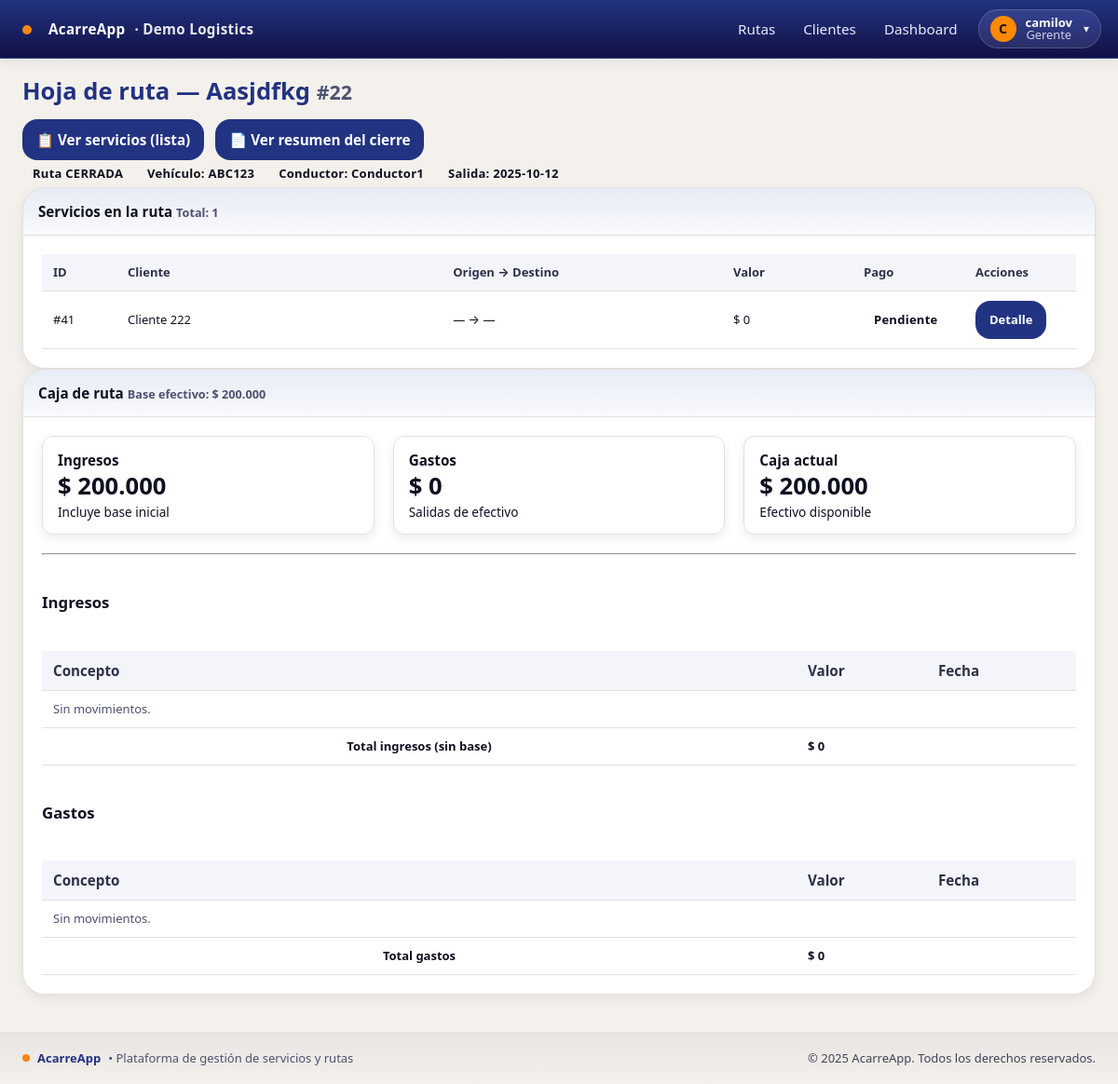
Screenshot of /rutas/22/hoja/ (signed in) with the database file from the repository.
### empresa/models.py (models this page shows, shortened)
class Empresa(models.Model):
    nombre = models.CharField(max_length=120, unique=True)
    slug = models.SlugField(max_length=60, unique=True)
    nit = models.CharField(max_length=30, blank=True)
    activa = models.BooleanField(default=True)
    created_at = models.DateTimeField(auto_now_add=True)

class Vehiculo(models.Model):
    empresa = models.ForeignKey(Empresa, on_delete=models.PROTECT)
    placa = models.CharField(max_length=15)
    marca = models.CharField(max_length=60, blank=True)
    modelo = models.CharField(max_length=60, blank=True)
    activo = models.BooleanField(default=True)
    class Meta:
        unique_together = [('empresa','placa')]
        ordering = ['placa']

class Cliente(models.Model):
    empresa = models.ForeignKey(Empresa, on_delete=models.PROTECT)
    nombre = models.CharField(max_length=120)
    contacto = models.CharField(max_length=120, blank=True)
    telefono = models.CharField(max_length=50, blank=True)
    direccion = models.CharField(max_length=200, blank=True)
    activo = models.BooleanField(default=True)
    class Meta:
        unique_together = [('empresa','nombre')]
        ordering = ['nombre']

### usuarios/models.py (models this page shows, shortened)
class UserProfile(models.Model):
    user = models.OneToOneField(User, on_delete=models.CASCADE)
    empresa = models.ForeignKey(Empresa, on_delete=models.PROTECT, null=True)
    rol = models.CharField(max_length=20, choices=[('GERENTE','Gerente'),('CONDUCTOR','Conductor')])

### rutas/models.py (models this page shows, shortened)
class Ruta(models.Model):
    empresa = models.ForeignKey(Empresa, on_delete=models.CASCADE)
    fecha_salida = models.DateField()
    vehiculo = models.ForeignKey(Vehiculo, on_delete=models.PROTECT)
    conductor = models.ForeignKey(User, on_delete=models.PROTECT)
    base_efectivo = models.DecimalField(max_digits=10, decimal_places=2, default=200000)
    estado = models.CharField(max_length=20, choices=[('ACTIVA', 'Activa'), ('CERRADA', 'Cerrada')], default='ACTIVA')
    nombre = models.CharField(max_length=150, blank=True, help_text="Ej: Jardin - Medellin - Jardin")
    created_at = models.DateTimeField(auto_now_add=True)

### servicios/models.py (models this page shows, shortened)
class Servicio(models.Model):
    PENDIENTE = 'PEND'
    ANTICIPO = 'ANT'
    PAGADO = 'PAG'
    ESTADOS = [(PENDIENTE,'Pendiente'), (ANTICIPO,'Recibir anticipo'), (PAGADO,'Pagado')]
    cliente = models.ForeignKey('empresa.Cliente', on_delete=models.PROTECT)
    ruta = models.ForeignKey('rutas.Ruta', on_delete=models.CASCADE, related_name='servicios')
    valor = models.PositiveIntegerField(default=0)
    estado_pago = models.CharField(max_length=4, choices=ESTADOS, default=PENDIENTE)
    anticipo = models.PositiveIntegerField(default=0)
    origen = models.CharField(max_length=200, blank=True)
    destino = models.CharField(max_length=200, blank=True)
    notas = models.TextField(blank=True)
    recogido = models.BooleanField(default=False)
    entregado = models.BooleanField(default=False)
    recogido_en = models.DateTimeField(null=True, blank=True)
    lat_recogida = models.FloatField(null=True, blank=True)
    lon_recogida = models.FloatField(null=True, blank=True)
    entregado_en = models.DateTimeField(null=True, blank=True)
    lat_entrega = models.FloatField(null=True, blank=True)
    lon_entrega = models.FloatField(null=True, blank=True)
    orden = models.PositiveIntegerField(default=0, db_index=True)
    cantidad = models.PositiveIntegerField(
        default=1,
        validators=[MinValueValidator(1)],
        help_text="Número de unidades asociadas al servicio (mínimo 1)."
    )
    class Meta:
        ordering = ['ruta', 'orden', 'id']
    @property
    def saldo_cartera(self):
        if self.estado_pago == self.PAGADO:
            return 0
        if self.estado_pago == self.PENDIENTE:
            return self.valor
        return max(self.valor - self.anticipo, 0)

### rutas/views.py (the view)
# urls.py: path('<int:pk>/hoja/', views.RutaDetailView.as_view(), name='hoja'),   # ⬅️ hoja de ruta
@method_decorator(login_required, name='dispatch')
class RutaDetailView(DetailView):
    model = Ruta
    template_name = 'rutas/detail.html'
    context_object_name = 'ruta'
    def get_queryset(self):
        emp = get_current_empresa()
        qs = Ruta.objects.filter(empresa=emp).select_related('vehiculo', 'conductor')
        if is_conductor(self.request.user):
            qs = qs.filter(conductor=self.request.user)
        return qs
    def dispatch(self, request, *args, **kwargs):
        self.object = self.get_object()
        if is_conductor(request.user) and self.object.estado != 'ACTIVA':
            messages.warning(request, 'Esta ruta ya fue cerrada.')
            return redirect('rutas:list')
        return super().dispatch(request, *args, **kwargs)
    def get_context_data(self, **kwargs):
        ctx = super().get_context_data(**kwargs)
        ruta = self.object
        servicios = ruta.servicios.select_related('cliente').order_by('orden', 'id')
        tot_servicios = servicios.count()
        valor_total = sum(s.valor for s in servicios)
        total_cobrado = sum(s.valor for s in servicios if s.estado_pago == 'PAG')
        total_pendiente = sum(getattr(s, 'saldo_cartera', 0) for s in servicios)
        movs = ruta.movimientos.all().order_by('-timestamp')
        total_gastos = sum(m.valor for m in movs if m.tipo == 'GASTO')
        total_ingresos = ruta.base_efectivo + sum(m.valor for m in movs if m.tipo == 'INGRESO')
        disponible = total_ingresos - total_gastos
        utilidad_neta = total_cobrado - total_gastos
        base = ruta.base_efectivo or 0
        ingresos_sin_base = (total_ingresos or 0) - base
        ctx.update({
            'servicios': servicios,
            'movimientos': movs,
            'tot_servicios': tot_servicios,
            'valor_total': valor_total,
            'total_cobrado': total_cobrado,
            'total_pendiente': total_pendiente,
            'total_gastos': total_gastos,
            'total_ingresos': total_ingresos,
            'disponible': disponible,
            'utilidad_neta': utilidad_neta,
            'ingresos_sin_base': ingresos_sin_base,   # ← aquí
            'es_gerente': is_gerente(self.request.user),
            'es_conductor': is_conductor(self.request.user),
            'add_servicio_url': reverse('servicios:crear') + f'?ruta={ruta.pk}',
        })
        return ctx

### templates/rutas/detail.html (shortened to what this page needs)
{% extends "base.html" %}
{% load formatting %}
{% load humanize %}
{% block content %}
<div class="d-flex justify-content-between align-items-center mb-3">
  <h1 class="m-0">
    Hoja de ruta — {{ ruta.nombre|default:"(sin nombre)" }} <small class="text-muted">#{{ ruta.id }}</small>
  </h1>
  <div class="actions-inline">
    <a class="btn btn-outline-primary" href="{% url 'servicios:por_ruta' ruta.id %}">📋 Ver servicios (lista)</a>
    {% if user.is_superuser or user.is_staff %}
      {% if ruta.estado == "ACTIVA" %}
        <form method="post"
              action="{% url 'rutas:cerrar' ruta.id %}"
              onsubmit="return confirm('¿Seguro que quieres cerrar la ruta #{{ ruta.id }}? Ya no se podrán operar servicios y se generará el cierre.');">
          {% csrf_token %}
          <button class="btn btn-outline-danger">🔒 Cerrar ruta</button>
        </form>
      {% else %}
        <a class="btn btn-outline-dark" href="{% url 'rutas:cierre_resumen' ruta.id %}">📄 Ver resumen del cierre</a>
      {% endif %}
    {% endif %}
  </div>
</div>
<div class="mb-3">
  {% if ruta.estado == "ACTIVA" %}
    <span class="badge text-bg-success">Ruta ACTIVA</span>
  {% else %}
    <span class="badge text-bg-secondary">Ruta CERRADA</span>
  {% endif %}
  {% if ruta.vehiculo %}
    <span class="badge text-bg-light text-dark">
      Vehículo: {% firstof ruta.vehiculo.placa ruta.vehiculo|stringformat:"s" "—" %}
    </span>
  {% endif %}
  {% if ruta.conductor %}
    <span class="badge text-bg-light text-dark">
      Conductor: {% firstof ruta.conductor.get_full_name ruta.conductor.username "—" %}
    </span>
  {% endif %}
  {% if ruta.fecha_salida %}
    <span class="badge text-bg-light text-dark">Salida: {{ ruta.fecha_salida|date:"Y-m-d" }}</span>
  {% endif %}
</div>
<div class="row g-3">
  <div class="col-lg-7">
    <div class="card shadow-sm h-100">
      <div class="card-header d-flex justify-content-between align-items-center">
        <span>Servicios en la ruta</span>
        <small class="text-muted">Total: {{ servicios|length }}</small>
      </div>
      <div class="card-body p-0">
        <div class="table-responsive">
          <table class="table table-striped table-hover align-middle mb-0">
            <thead class="table-light">
              <tr>
                <th class="text-center" style="width:80px;">ID</th>
                <th style="min-width:160px;">Cliente</th>
                <th>Origen → Destino</th>
                <th class="text-end" style="width:140px;">Valor</th>
                <th class="text-center" style="width:120px;">Pago</th>
                <th class="text-center" style="width:120px;">Acciones</th>
              </tr>
            </thead>
            <tbody id="sortable-servicios">
              {% for s in servicios %}
              <tr data-id="{{ s.id }}">
                <td class="text-center">#{{ s.id }}</td>
                <td>{% firstof s.cliente.nombre s.cliente "—" %}</td>
                <td>{{ s.origen|default:"—" }} → {{ s.destino|default:"—" }}</td>
                <td class="text-end">{{ s.valor|default:0|money }}</td>
                <td class="text-center">
                  {% if s.estado_pago == "PEND" %}
                    <span class="badge text-bg-secondary">Pendiente</span>
                  {% elif s.estado_pago == "ANT" %}
                    <span class="badge text-bg-warning">Anticipo</span>
                  {% else %}
                    <span class="badge text-bg-success">Pagado</span>
                  {% endif %}
                </td>
                <td class="text-center">
                  <a class="btn btn-sm btn-outline-primary" href="{% url 'servicios:detail' s.id %}">Detalle</a>
                </td>
              </tr>
              {% empty %}
              <tr><td {% if es_gerente and ruta.estado == "ACTIVA" %}colspan="7"{% else %}colspan="6"{% endif %} class="text-center text-muted py-4">Sin servicios.</td></tr>
              {% endfor %}
            </tbody>
          </table>
        </div>
      </div>
    </div>
  </div>
  <div class="col-lg-5">
    <div class="card shadow-sm h-100">
      <div class="card-header d-flex justify-content-between align-items-center">
        <span>Caja de ruta</span>
        <small class="text-muted">Base efectivo: <strong>{{ ruta.base_efectivo|default:0|money }}</strong></small>
      </div>
      <div class="card-body">
        <div class="kpis mb-3">
          <div class="kpi">
            <div class="label">Ingresos</div>
            <div class="value">{{ total_ingresos|default_if_none:0|money }}</div>
            <div class="desc">Incluye base inicial</div>
          </div>
          <div class="kpi">
            <div class="label">Gastos</div>
            <div class="value">{{ total_gastos|default_if_none:0|money }}</div>
            <div class="desc">Salidas de efectivo</div>
          </div>
          <div class="kpi">
            <div class="label">Caja actual</div>
            <div class="value">{{ disponible|default_if_none:0|money }}</div>
            <div class="desc">Efectivo disponible</div>
          </div>
        </div>
        <hr>
        <div class="row g-3 mov-block">
          <div class="col-md-6">
            <h6 class="text-muted">Ingresos</h6>
            <div class="table-responsive">
              <table class="table table-sm table-striped align-middle mov-table">
                <thead>
                  <tr>
                    <th>Concepto</th>
                    <th class="text-end" style="width:140px;">Valor</th>
                    <th class="text-muted small" style="width:160px;">Fecha</th>
                  </tr>
                </thead>
                <tbody>
                  {% for m in movimientos %}
                    {% if m.tipo == "INGRESO" %}
                      <tr>
                        <td>{% firstof m.concepto m.servicio.nombre m.servicio|stringformat:"s" "(sin detalle)" %}</td>
                        <td class="text-end">{{ m.valor|money }}</td>
                        <td class="text-muted small">{{ m.timestamp|date:"Y-m-d H:i" }}</td>
                      </tr>
                    {% endif %}
                  {% empty %}
                    <tr><td colspan="3" class="text-center text-muted">Sin movimientos.</td></tr>
                  {% endfor %}
                </tbody>
                <tfoot>
                  <tr>
                    <th class="text-end">Total ingresos (sin base)</th>
                    <td class="text-end">{{ ingresos_sin_base|default_if_none:0|money }}</td>
                    <td></td>
                  </tr>
                </tfoot>
              </table>
            </div>
          </div>
          <div class="col-md-6">
            <h6 class="text-muted">Gastos</h6>
            <div class="table-responsive">
              <table class="table table-sm table-striped align-middle mov-table">
                <thead>
                  <tr>
                    <th>Concepto</th>
                    <th class="text-end" style="width:140px;">Valor</th>
                    <th class="text-muted small" style="width:160px;">Fecha</th>
                  </tr>
                </thead>
                <tbody>
                  {% for m in movimientos %}
                    {% if m.tipo == "GASTO" %}
                      <tr>
                        <td>{{ m.concepto|default:"(sin detalle)" }}</td>
                        <td class="text-end">{{ m.valor|money }}</td>
                        <td class="text-muted small">{{ m.timestamp|date:"Y-m-d H:i" }}</td>
                      </tr>
                    {% endif %}
                  {% empty %}
                    <tr><td colspan="3" class="text-center text-muted">Sin movimientos.</td></tr>
                  {% endfor %}
                </tbody>
                <tfoot>
                  <tr>
                    <th class="text-end">Total gastos</th>
                    <td class="text-end">{{ total_gastos|default_if_none:0|money }}</td>
                    <td></td>
                  </tr>
                </tfoot>
              </table>
            </div>
          </div>
        </div>
      </div>
    </div>
  </div>
</div>
{% endblock %}

### templates/includes/navbar.html (shortened to what this page needs)
<header class="navbar">
  <div class="container nav-inner" style="padding-left:18px; padding-right:18px;">
    <a class="brand" href="{% url 'rutas:list' %}" style="display:flex;align-items:center;gap:10px;">
      <span class="dot" style="margin-left:6px;margin-right:8px;transform:translateY(1px);"></span>
      <span>AcarreApp</span>
      {% if empresa_actual %}
        <span class="empresa">· {{ empresa_actual.nombre }}</span>
      {% endif %}
    </a>
    {% if request.user.is_authenticated %}
      {% with rol=request.user.userprofile.rol|default_if_none:'' %}
        {% if request.user.is_superuser or request.user.is_staff or rol == 'GERENTE' %}
          <nav class="nav main-nav" aria-label="Navegación principal">
            <a href="{% url 'rutas:list' %}">Rutas</a>
            <a href="{% url 'empresa:clientes_list' %}">Clientes</a>
            <a href="{% url 'dashboard:home' %}">Dashboard</a>
          </nav>
        {% else %}
          <nav class="nav main-nav" aria-label="Navegación principal">
            <a href="{% url 'rutas:list' %}">Rutas</a>
          </nav>
        {% endif %}
        <div class="menu-right" style="display:flex;align-items:center;gap:10px;">
          <button class="userchip" id="userchip" aria-haspopup="true" aria-expanded="false"
                  title="{{ request.user.get_full_name|default:request.user.username }}">
            <span class="avatar">
              {{ request.user.get_full_name|default:request.user.username|first|upper }}
            </span>
            <span class="meta">
              <span class="name">{{ request.user.get_full_name|default:request.user.username }}</span>
              {% if rol %}<span class="role">{{ rol|title }}</span>{% endif %}
            </span>
            <span class="caret">▾</span>
          </button>
        </div>
      {% endwith %}
    {% else %}
      <nav class="nav main-nav" aria-label="Navegación principal">
        <a href="{% url 'login' %}">Iniciar sesión</a>
      </nav>
    {% endif %}
  </div>
</header>

### rows the page displays
Empresa: nombre "Demo Logistics"
UserProfile: rol "Gerente"
Ruta: nombre "Aasjdfkg", id "22", vehiculo.placa "ABC123", conductor.username "Conductor1", fecha_salida "2025-10-12", base_efectivo "$ 200.000"
Servicio: id "41", cliente.nombre "Cliente 222", origen "—", destino "—", valor "$ 0", estado_pago "Pendiente"

### other values shown
{{ request.user.get_full_name|default:request.user.username|first|upper }} "C"
{{ request.user.get_full_name|default:request.user.username }} "camilov"
{{ servicios|length }} "1"
{{ total_ingresos|default_if_none:0|money }} "$ 200.000"
{{ total_gastos|default_if_none:0|money }} "$ 0"
{{ disponible|default_if_none:0|money }} "$ 200.000"
{{ ingresos_sin_base|default_if_none:0|money }} "$ 0"
